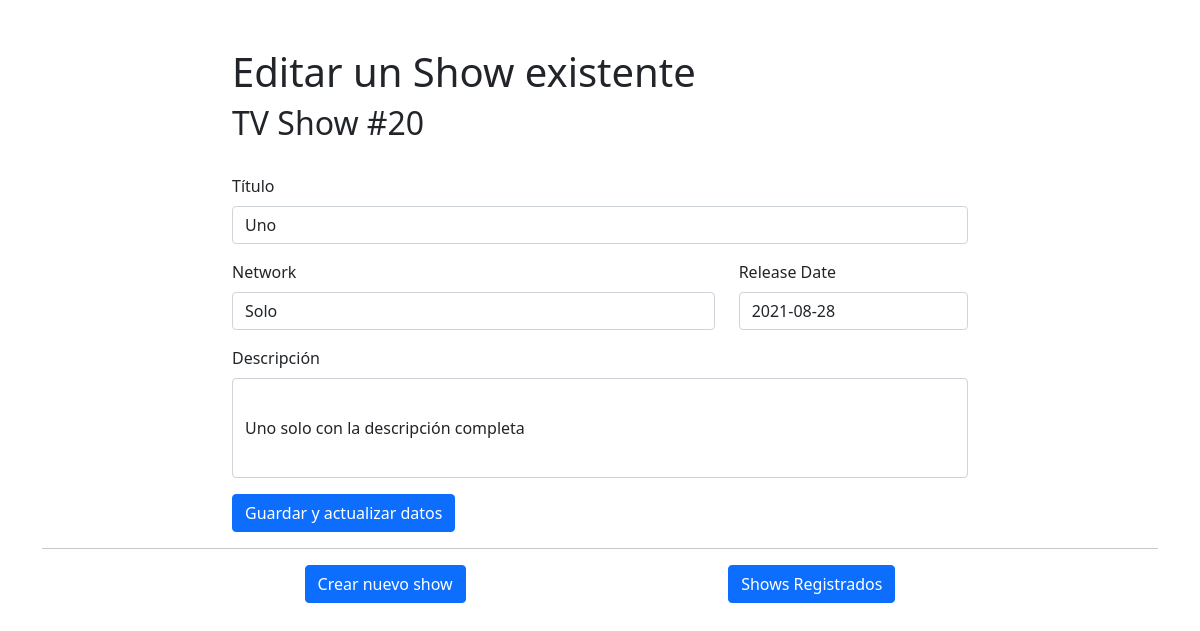
The page /shows/20/edit on the database its author committed.
### app/models.py (models this page shows, shortened)
class Show(models.Model):
    title = models.CharField(max_length=65)
    network = models.CharField(max_length=65)
    release_date = models.DateField() #Fecha de estreno
    updated_at = models.DateTimeField(auto_now=True)
    desc = models.TextField()
    objects = ShowManager()
    def __str__(self):
        return f"Show: {self.title}, {self.network}, {self.release_date}, {self.desc}"

### app/views.py (the view)
# urls.py: path('shows/<int:id>/edit', views.shows_edit),
def shows_edit(request, id):
    if request.method == 'GET':
        show_by_id = Show.objects.get(id=id)
        print("Mostardo Show antes de editar: ", show_by_id)
        context = {
            'show': show_by_id,
        }
        return render(request, 'shows_edit.html', context)

### app/templates/shows_edit.html (shortened to what this page needs)
{% extends "base.html" %}
{% block contenido %}
  <div class="row">
    <div class="offset-2 col-8">
      <form action="/shows/edit" method="post">
        <h1>Editar un Show existente</h1>
        <h2>TV Show #{{show.id}}</h2> <br>
        <div class="mb-3">
          <label for="inputtitle" class="form-label">Título</label>
          <input class="form-control" type="text" name="ed_title" placeholder="{{show.title}}"  value="{{show.title}}">
        </div>
        <div class="row">
          <div class="col-8">
            <div class="mb-3">
              <label for="inputnetwork" class="form-label">Network</label>
              <input class="form-control" type="text" name = "ed_network" placeholder="{{show.network}}"  value="{{show.network}}" >
            </div>
          </div>
          <div class="col-4">
            <label for="inputDate" class="form-label">Release Date</label>
            <input type="datetime" class="form-control" id="inputDate" name="ed_releaseDate" value='{{show.release_date|date:"Y-m-d"}}'>
          </div>
        </div>
        <div class="mb-3">
          <label for="inputdesc" class="form-label">Descripción</label>
          <input class="form-control" type="form-control" style="height: 100px" name = "ed_desc"  placeholder="{{show.desc}}" value="{{show.desc}}"></input>
        </div>
        <button type="submit" class="btn btn-primary">Guardar y actualizar datos</button>
    </form>
    </div>
  </div>
{% endblock %}

### rows shown on the page
Show: id "20", ed_title "Uno", ed_network "Solo", ed_releaseDate "2021-08-28", ed_desc "Uno solo con la descripción completa"
